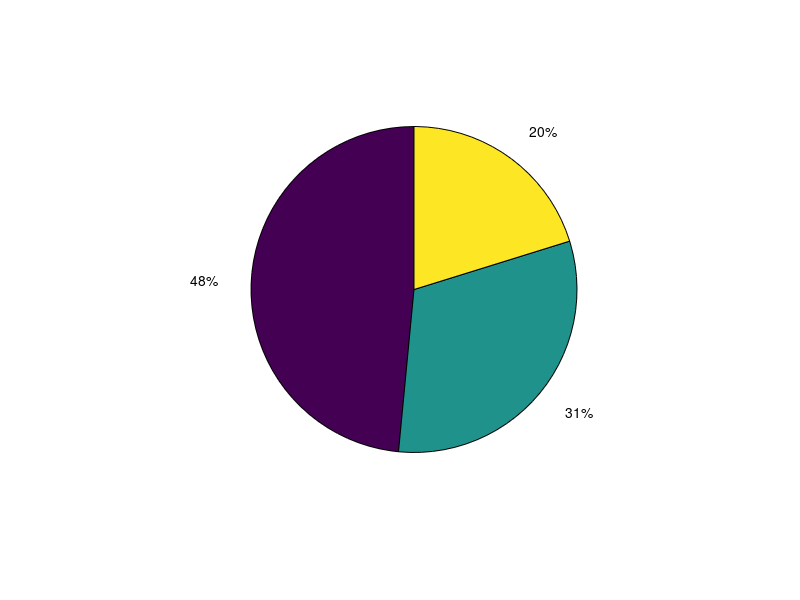

Reproduce this figure in MATLAB.
clear; clc;
x0 = 1; N = 3; alpha = 0.8;
nb_points = 100;
xs = linspace(0,1,nb_points)';
g_k = @(u_k) -2*sqrt(u_k);
g_N = @(x) 0;

J = NaN*zeros(nb_points,N+1);
mu = NaN*zeros(nb_points,N);

for i=1:nb_points
    J(i,N+1)=g_N(xs(i));
end

for i=N:-1:1
    for ii=1:nb_points
        us = xs(1:ii);
        nb_pos = length(us);
        J_temp = zeros(nb_pos,1);
        for iii=1:nb_pos
            x_next = xs(ii-iii+1); % x_next = xs - u
            row = ii - iii +1;
            J_temp(iii) = g_k(us(iii)) + alpha*J(row,i+1);
        end
        [minval,minpos] = min(J_temp);
        J(ii,i) = minval; mu(ii,i) = us(minpos);
    end
end

%%eating - checking if correct%%
% have to be computade separately beacauses of backward-run
x = x0; %starting size
u_opt = zeros(N,1); %optimal choice arr

for i=1:N
   
    [~, idx] = min(abs(xs - x)); %closest value to current x
    u_opt(i) = mu(idx,i); %choosing correct control
    x = x - u_opt(i); %computing new x 
end
pie(u_opt)
